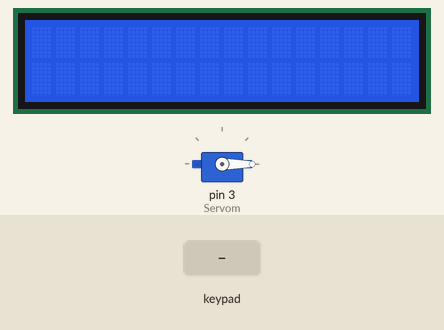
This sketch was run on a simulated Arduino Uno, built with avr-gcc and run on an emulated ATmega328P. On the bench: servo, 16×2 character LCD. The inputs (shaded band) are chosen by the test bench.

Above: at 1.2 s.
1.3 s: keypad keys 1 9 8 8 pressed 0.4 s apart
At 3.3 s:
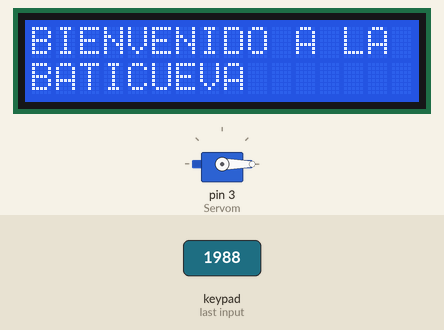
At 4.2 s:
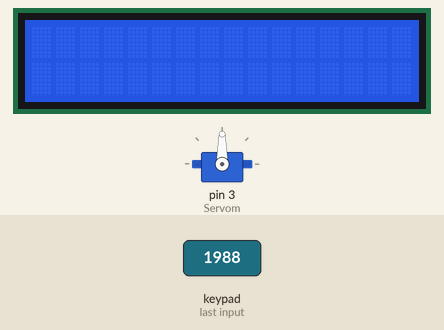
Timing chart, 0 to 5.7 s (numbered marks = the images above; inputs shaded):
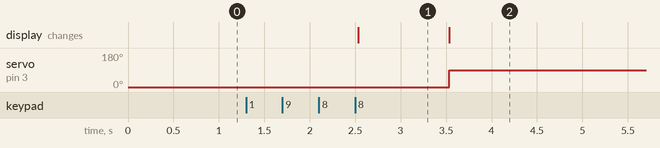

Measured:
- after the input at 1.3 s, servo on pin 3 (Servom): 0° → 90° after 2.2 s; the display: changes after 1.2 s (image 1)
- what the display in image 1 shows lasts 1.0 s, from 2.5 s to 3.5 s

The sketch:

PRACTICA_7.ino
```cpp
#include <Wire.h>//LIBRERIA QUE PERSIMTE ESCRIBIR CON EL I2C
#include <Keypad.h>//LIBRERIA PARA EL TECLADO MATRICIAL
#include <LiquidCrystal_I2C.h>//LIBRERIA PARA LCD
#include <RTClib.h>//LIBRERIA PARA EL RTC
#include <Servo.h>// LIBRERIA PARA EL SERVO MOTOR


/*DEFINIR FILAS Y COLUMNAS DEL LCD CON EL I2C*/
#define lcdAddress 0x27
#define filas 2
#define columnas 16
LiquidCrystal_I2C lcd(lcdAddress, columnas, filas);


/*DEFINIMOS EL SERVOMOTOR CON SU NOMBRE DE VARIABLE*/
Servo Servom;


/*DEFINIMOS EL RETC CON SU NOMBRE DE VARIABLE*/
RTC_DS3231 rtc;


/*NOS VA A SERVIR PARA EL TECLADO MATRICIAL*/
const int FILAS = 4;
const int COLUMNAS= 4;
char keys[FILAS][COLUMNAS]={/*COLOCAMOS EL ARREGLO*/
  {'1','2','3','A'},
  {'4','5','6','B'},
  {'7','8','9','C'},
  {'*','0','#','D'}
};
byte pinesFila[FILAS]={11,10,9,8};//DESIGNAMOS LOS PINES PARA EL TECLADO TANTO DE LAS FILAS COMO DE LAS COLUMNAS
byte pinesColumna[COLUMNAS]={7,6,5,4};

Keypad teclado=Keypad(makeKeymap(keys), pinesFila, pinesColumna,FILAS,COLUMNAS);

char teclaPrecionada;

char pass[5]="1988"; //Poner en el arreglo 1 posicion mas a la que tendra la contraseña correcta
char ingresaPass[5]; // tiene que tener el mismo tamaño del arreglo de la contraseña correcta
int indice=0;


void setup() {
/*SERVOMOTOR*/
   Servom.attach(3);
   Servom.write(0);


/*RTC*/
  rtc.begin();
  rtc.adjust(DateTime(__DATE__, __TIME__));

  /*LCD*/
  lcd.init();
  lcd.backlight();

}

void loop() {
   teclaPrecionada=teclado.getKey(); //detecta que en el teclado se pulso un boton
  if(teclaPrecionada){
    ingresaPass[indice]=teclaPrecionada; // le asigna lo que ingresamos a el arreglo que va a ser comparado
    indice++; //cambiara la posicion del arreglo para poder asignar los caracteres


  if(indice==4){ //cuando se llegue al limite del arreglo verificara si esta correcta o no la contraseña
    if(strcmp(pass,ingresaPass)==0){

    lcd.setCursor(0,0);
    lcd.print("BIENVENIDO A LA");
    lcd.setCursor(0,1);
    lcd.print("BATICUEVA");
    delay(1000);
     lcd.clear();
     Servom.write(90);


  }
  else{
     Servom.write(0);
      lcd.setCursor(0,0);
    lcd.print("ACCESO");
    lcd.setCursor(0,1);
    lcd.print("DENEGADO");
    delay(2000);
     lcd.clear();


  }
}
}
}
```
